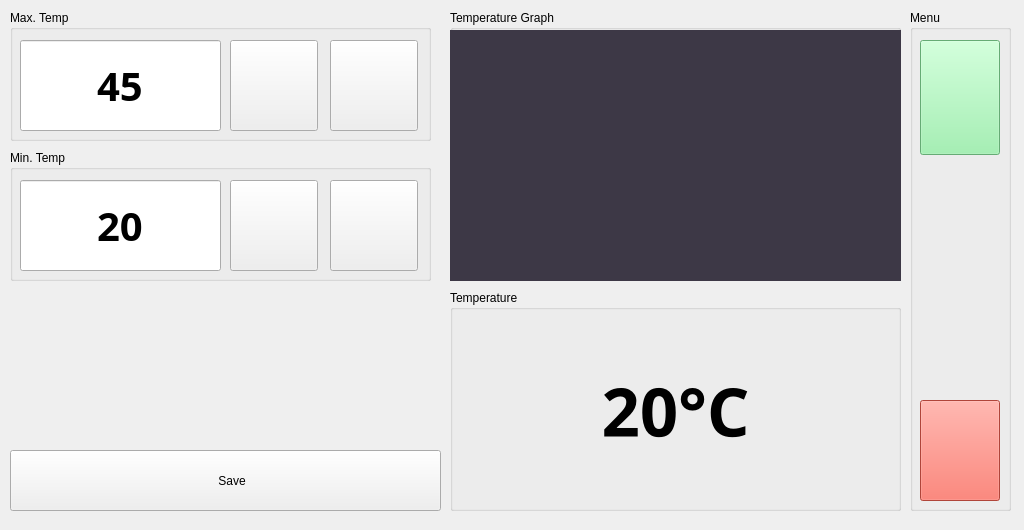
<?xml version="1.0" encoding="UTF-8"?>
<ui version="4.0">
 <class>MainWindow</class>
 <widget class="QMainWindow" name="MainWindow">
  <property name="geometry">
   <rect>
    <x>0</x>
    <y>0</y>
    <width>1024</width>
    <height>530</height>
   </rect>
  </property>
  <property name="windowTitle">
   <string>Control - Temperature </string>
  </property>
  <widget class="QWidget" name="centralwidget">
   <widget class="QGroupBox" name="groupBoxTemp_2">
    <property name="geometry">
     <rect>
      <x>450</x>
      <y>10</y>
      <width>451</width>
      <height>271</height>
     </rect>
    </property>
    <property name="title">
     <string>Temperature Graph</string>
    </property>
    <widget class="QWidget" name="TempGraph2" native="true">
     <property name="geometry">
      <rect>
       <x>0</x>
       <y>20</y>
       <width>451</width>
       <height>251</height>
      </rect>
     </property>
     <property name="styleSheet">
      <string notr="true">background-color: rgb(61, 56, 70);</string>
     </property>
    </widget>
   </widget>
   <widget class="QGroupBox" name="groupBoxMenu">
    <property name="geometry">
     <rect>
      <x>910</x>
      <y>10</y>
      <width>101</width>
      <height>501</height>
     </rect>
    </property>
    <property name="title">
     <string>Menu</string>
    </property>
    <widget class="QPushButton" name="BtnMonitoring">
     <property name="geometry">
      <rect>
       <x>10</x>
       <y>30</y>
       <width>80</width>
       <height>115</height>
      </rect>
     </property>
     <property name="font">
      <font>
       <kerning>true</kerning>
      </font>
     </property>
     <property name="autoFillBackground">
      <bool>false</bool>
     </property>
     <property name="styleSheet">
      <string notr="true">background-color: rgb(143, 240, 164);</string>
     </property>
     <property name="text">
      <string notr="true"/>
     </property>
     <property name="icon">
      <iconset>
       <normaloff>../icons/icons8-monitoring-100.png</normaloff>../icons/icons8-monitoring-100.png</iconset>
     </property>
     <property name="iconSize">
      <size>
       <width>50</width>
       <height>50</height>
      </size>
     </property>
     <property name="shortcut">
      <string/>
     </property>
     <property name="checkable">
      <bool>false</bool>
     </property>
    </widget>
    <widget class="QPushButton" name="ExitBtn">
     <property name="geometry">
      <rect>
       <x>10</x>
       <y>390</y>
       <width>80</width>
       <height>101</height>
      </rect>
     </property>
     <property name="styleSheet">
      <string notr="true">background-color: rgb(246, 97, 81);</string>
     </property>
     <property name="text">
      <string/>
     </property>
     <property name="icon">
      <iconset>
       <normaloff>../icons/icons8-exit-100.png</normaloff>../icons/icons8-exit-100.png</iconset>
     </property>
     <property name="iconSize">
      <size>
       <width>50</width>
       <height>50</height>
      </size>
     </property>
    </widget>
   </widget>
   <widget class="QGroupBox" name="groupBoxTemp2">
    <property name="geometry">
     <rect>
      <x>450</x>
      <y>290</y>
      <width>451</width>
      <height>221</height>
     </rect>
    </property>
    <property name="title">
     <string>Temperature</string>
    </property>
    <widget class="QLabel" name="labelTemp">
     <property name="geometry">
      <rect>
       <x>0</x>
       <y>20</y>
       <width>451</width>
       <height>201</height>
      </rect>
     </property>
     <property name="font">
      <font>
       <family>Sans Serif</family>
       <pointsize>50</pointsize>
       <weight>75</weight>
       <bold>true</bold>
      </font>
     </property>
     <property name="focusPolicy">
      <enum>Qt::NoFocus</enum>
     </property>
     <property name="text">
      <string>20°C</string>
     </property>
     <property name="alignment">
      <set>Qt::AlignCenter</set>
     </property>
    </widget>
   </widget>
   <widget class="QPushButton" name="BtnSave">
    <property name="geometry">
     <rect>
      <x>10</x>
      <y>450</y>
      <width>431</width>
      <height>61</height>
     </rect>
    </property>
    <property name="text">
     <string>    Save</string>
    </property>
    <property name="icon">
     <iconset>
      <normaloff>../icons/icons8-save-100.png</normaloff>../icons/icons8-save-100.png</iconset>
    </property>
    <property name="iconSize">
     <size>
      <width>30</width>
      <height>30</height>
     </size>
    </property>
   </widget>
   <widget class="QGroupBox" name="groupBoxMaxTemp">
    <property name="geometry">
     <rect>
      <x>10</x>
      <y>10</y>
      <width>421</width>
      <height>131</height>
     </rect>
    </property>
    <property name="title">
     <string>Max. Temp</string>
    </property>
    <widget class="QLineEdit" name="MaxValue">
     <property name="geometry">
      <rect>
       <x>10</x>
       <y>30</y>
       <width>201</width>
       <height>91</height>
      </rect>
     </property>
     <property name="font">
      <font>
       <family>Sans Serif</family>
       <pointsize>30</pointsize>
       <weight>75</weight>
       <bold>true</bold>
      </font>
     </property>
     <property name="text">
      <string>45</string>
     </property>
     <property name="alignment">
      <set>Qt::AlignCenter</set>
     </property>
    </widget>
    <widget class="QPushButton" name="BtnUpMax">
     <property name="geometry">
      <rect>
       <x>220</x>
       <y>30</y>
       <width>88</width>
       <height>91</height>
      </rect>
     </property>
     <property name="text">
      <string/>
     </property>
     <property name="icon">
      <iconset>
       <normaloff>../icons/icons8-up-100.png</normaloff>../icons/icons8-up-100.png</iconset>
     </property>
     <property name="iconSize">
      <size>
       <width>50</width>
       <height>50</height>
      </size>
     </property>
    </widget>
    <widget class="QPushButton" name="BtnDownMax">
     <property name="geometry">
      <rect>
       <x>320</x>
       <y>30</y>
       <width>88</width>
       <height>91</height>
      </rect>
     </property>
     <property name="text">
      <string/>
     </property>
     <property name="icon">
      <iconset>
       <normaloff>../icons/icons8-down-arrow-100.png</normaloff>../icons/icons8-down-arrow-100.png</iconset>
     </property>
     <property name="iconSize">
      <size>
       <width>50</width>
       <height>50</height>
      </size>
     </property>
    </widget>
   </widget>
   <widget class="QGroupBox" name="groupBoxMinTemp">
    <property name="geometry">
     <rect>
      <x>10</x>
      <y>150</y>
      <width>421</width>
      <height>131</height>
     </rect>
    </property>
    <property name="title">
     <string>Min. Temp</string>
    </property>
    <widget class="QLineEdit" name="MinValue">
     <property name="geometry">
      <rect>
       <x>10</x>
       <y>30</y>
       <width>201</width>
       <height>91</height>
      </rect>
     </property>
     <property name="font">
      <font>
       <family>Sans Serif</family>
       <pointsize>30</pointsize>
       <weight>75</weight>
       <bold>true</bold>
      </font>
     </property>
     <property name="text">
      <string>20</string>
     </property>
     <property name="alignment">
      <set>Qt::AlignCenter</set>
     </property>
    </widget>
    <widget class="QPushButton" name="BtnUpMin">
     <property name="geometry">
      <rect>
       <x>220</x>
       <y>30</y>
       <width>88</width>
       <height>91</height>
      </rect>
     </property>
     <property name="text">
      <string/>
     </property>
     <property name="icon">
      <iconset>
       <normaloff>../icons/icons8-up-100.png</normaloff>../icons/icons8-up-100.png</iconset>
     </property>
     <property name="iconSize">
      <size>
       <width>50</width>
       <height>50</height>
      </size>
     </property>
    </widget>
    <widget class="QPushButton" name="BtnDownMin">
     <property name="geometry">
      <rect>
       <x>320</x>
       <y>30</y>
       <width>88</width>
       <height>91</height>
      </rect>
     </property>
     <property name="text">
      <string/>
     </property>
     <property name="icon">
      <iconset>
       <normaloff>../icons/icons8-down-arrow-100.png</normaloff>../icons/icons8-down-arrow-100.png</iconset>
     </property>
     <property name="iconSize">
      <size>
       <width>50</width>
       <height>50</height>
      </size>
     </property>
    </widget>
   </widget>
  </widget>
 </widget>
 <resources/>
 <connections/>
</ui>
